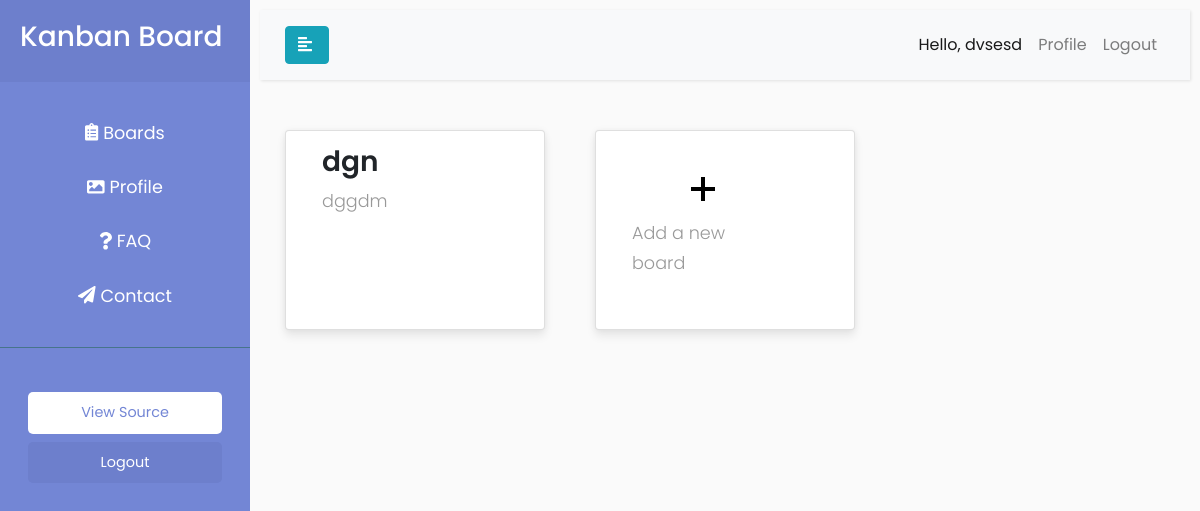
/home/ (signed in), run on an earlier commit of the app's database.
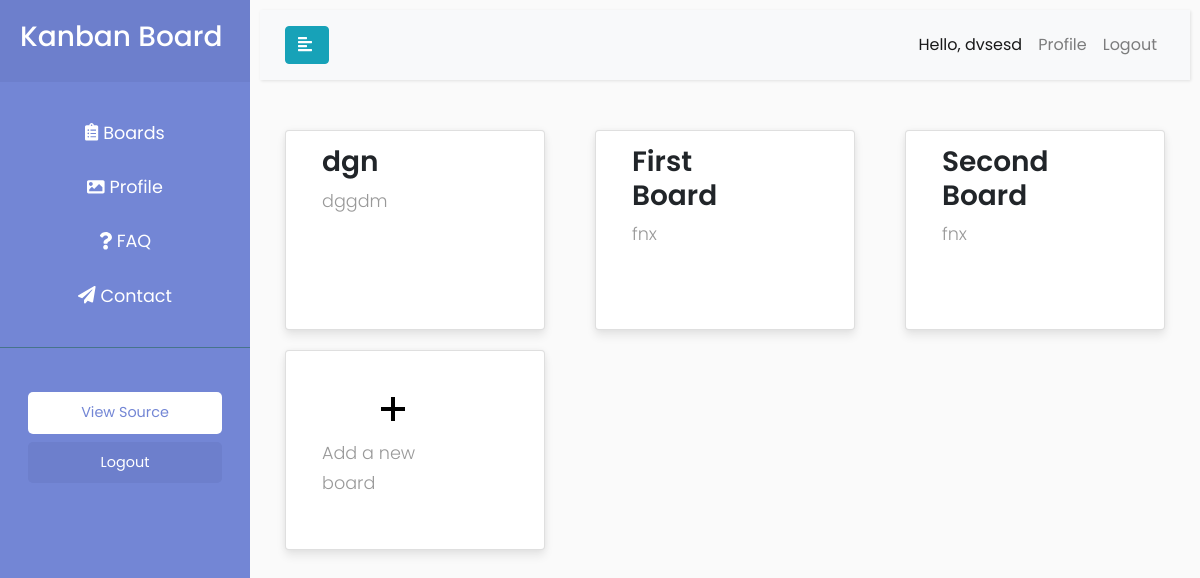
And on a later commit of the database.
### home/models.py (models this page shows, shortened)
class Board(models.Model):
    title = models.CharField(max_length=50, unique=True)
    content = models.TextField()
    created_at = models.DateTimeField(auto_now_add=True)
    updated_at = models.DateTimeField(auto_now=True)
    user = models.ForeignKey(User, on_delete=models.CASCADE)

### home/views.py (the view)
# urls.py: path('', views.home, name='home'),
@login_required(login_url='login')
def home(request):
    user = request.user
    form = BoardForm()
    boards = Board.objects.filter(user=user)
    context = {'user': user, 'form': form, 'boards': boards}
    if request.method == 'POST':
        form = BoardForm(request.POST)
        if form.is_valid():
            form.instance.user = request.user
            form.save()
            return render(request, 'home/dashboard.html', context)
    return render(request, 'home/dashboard.html', context)

### home/templates/home/dashboard.html (shortened to what this page needs)
{% extends 'main.html' %} {% load static %} {% block content %}
<link rel="stylesheet" href="{% static 'styles/card.css' %}" />
<div class="content" style="margin: 10px; width: 100%">
  <nav class="navbar navbar-expand-lg navbar-light bg-light">
    <div class="container-fluid">
      <button type="button" id="sidebarCollapse" class="btn btn-info">
        <i class="fas fa-align-left"></i>
      </button>
      <div class="collapse navbar-collapse" id="navbarSupportedContent">
        <ul class="nav navbar-nav ml-auto">
          <li class="nav-item active">
            <a class="nav-link" href="#">Hello, {{user}}</a>
          </li>
          <li class="nav-item">
            <a class="nav-link" href="{% url 'profile' %}">Profile</a>
          </li>
          <li class="nav-item">
            <a class="nav-link" href="{% url 'logout' %}">Logout</a>
          </li>
        </ul>
      </div>
    </div>
  </nav>
  <div class="container">
    <div class="row">
      {% for board in boards %}
      <a class="col-md-4" href="{% url 'board' board.id %}">
        <div>
          <div class="card card-1">
            <h3>{{board.title}}</h3>
            <p>{{board.content}}</p>
          </div>
        </div>
      </a>
      {% endfor %}
      <div class="col-md-4">
        <div
          style="justify-content: center; align-items: center"
          class="card card-2"
          data-toggle="modal"
          data-target="#exampleModalCenter"
        >
          <svg
            xmlns="http://www.w3.org/2000/svg"
            width="24"
            height="24"
            viewBox="0 0 24 24"
          >
            <path d="M24 10h-10v-10h-4v10h-10v4h10v10h4v-10h10z" />
          </svg>
          <p style="margin-bottom: 0px; margin-top: 1em">Add a new board</p>
        </div>
      </div>
    </div>
  </div>
</div>
{% endblock content %}

### templates/main.html (shortened to what this page needs)
<!DOCTYPE html>
{% load static %}
<html>
  <head>
    <link
      rel="stylesheet"
      href="https://stackpath.bootstrapcdn.com/bootstrap/4.1.0/css/bootstrap.min.css"
    />
    <link rel="stylesheet" href="{% static 'styles/home.css' %}" />
  </head>
  <body>
    <div class="wrapper">
      <nav id="sidebar">
        <div class="sidebar-header">
          <h3>Kanban Board</h3>
        </div>
        <ul class="list-unstyled components">
          <li>
            <a href="{% url 'home' %}">
              <i class="fas fa-clipboard-list"></i> Boards
            </a>
          </li>
          <li>
            <a href="{% url 'profile' %}">
              <i class="fas fa-image"></i>
              Profile
            </a>
          </li>
          <li>
            <a href="#">
              <i class="fas fa-question"></i>
              FAQ
            </a>
          </li>
          <li>
            <a href="#">
              <i class="fas fa-paper-plane"></i>
              Contact
            </a>
          </li>
        </ul>
        <ul class="list-unstyled CTAs">
          <li>
            <a
              href="https://github.com/parthdhake/kanbanboard-django"
              class="download"
              >View Source</a
            >
          </li>
          <li>
            <a href="{% url 'logout' %}" class="article">Logout</a>
          </li>
        </ul>
      </nav>
      {% block content %} {% endblock content %}
    </div>
  </body>
</html>

### static/styles/home.css (style rules this page uses)
body { font-family: "Poppins", sans-serif; background: #fafafa; }
p { font-family: "Poppins", sans-serif; font-size: 1.1em; font-weight: 300; line-height: 1.7em; color: #999; }
a, a:hover, a:focus { color: inherit; text-decoration: none; transition: all 0.3s; }
.navbar { padding: 15px 10px; background: #fff; border: none; border-radius: 0; margin-bottom: 40px; box-shadow: 1px 1px 3px rgba(0, 0, 0, 0.1); }
.wrapper { display: flex; align-items: stretch; }
#sidebar { min-width: 250px; max-width: 250px; background: #7386d5; color: #fff; height: 100vh; transition: all 0.3s; }
#sidebar ul li a { text-align: center; margin: 8px; }
#sidebar .sidebar-header { padding: 20px; background: #6d7fcc; }
#sidebar ul.components { padding: 20px 0; border-bottom: 1px solid #47748b; }
#sidebar ul li a { padding: 10px; font-size: 1.1em; margin: 8px !important; display: block; }
ul.CTAs { padding: 20px; }
ul.CTAs a { text-align: center; font-size: 0.9em !important; display: block; border-radius: 5px; margin-bottom: 5px; }
a.download { background: #fff; color: #7386d5; }
a.article, a.article:hover { background: #6d7fcc !important; color: #fff !important; }

### static/styles/card.css (style rules this page uses)
.card { border-radius: 4px; margin: 10px; background: #fff; box-shadow: 0 6px 10px rgba(0, 0, 0, 0.08), 0 0 6px rgba(0, 0, 0, 0.05); transition: 0.3s transform cubic-bezier(0.155, 1.105, 0.295, 1.12), 0.3s box-shadow, 0.3s -webkit-transform cubic-bezier(0.155, 1.105, 0.295, 1.12); padding: 14px 80px 18px 36px; cursor: pointer; }
.card h3 { font-weight: 600; }
.card-1 { background-image: url(https://ionicframework.com/img/getting-started/ionic-native-card.png); background-repeat: no-repeat; background-position: right; background-size: 80px; min-height: 200px; max-height: 200px; overflow: hidden; }
.card-2 { background-image: url(https://ionicframework.com/img/getting-started/components-card.png); background-repeat: no-repeat; background-position: right; background-size: 80px; min-height: 200px; max-height: 200px; overflow: hidden; }

What changed in the data, as far as the page shows it:
added Board: title "First Board", content "fnx"
added Board: title "Second Board", content "fnx"
